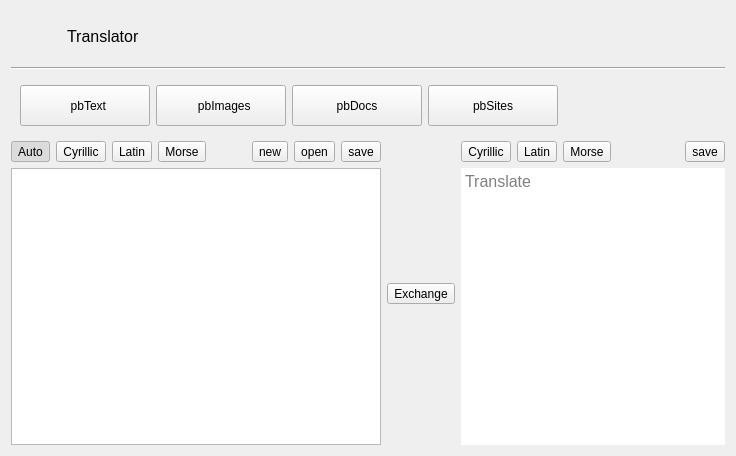
<?xml version="1.0" encoding="UTF-8"?>
<ui version="4.0">
 <class>Widget</class>
 <widget class="QWidget" name="Widget">
  <property name="geometry">
   <rect>
    <x>0</x>
    <y>0</y>
    <width>736</width>
    <height>456</height>
   </rect>
  </property>
  <property name="windowTitle">
   <string>Translator</string>
  </property>
  <property name="windowIcon">
   <iconset resource="resours.qrc">
    <normaloff>:/images/images/Translation_100px.png</normaloff>:/images/images/Translation_100px.png</iconset>
  </property>
  <layout class="QGridLayout" name="gridLayout_2">
   <item row="0" column="0">
    <layout class="QHBoxLayout" name="horizontalLayout_4">
     <item>
      <widget class="QLabel" name="label">
       <property name="sizePolicy">
        <sizepolicy hsizetype="Fixed" vsizetype="Fixed">
         <horstretch>0</horstretch>
         <verstretch>0</verstretch>
        </sizepolicy>
       </property>
       <property name="minimumSize">
        <size>
         <width>50</width>
         <height>50</height>
        </size>
       </property>
       <property name="maximumSize">
        <size>
         <width>50</width>
         <height>50</height>
        </size>
       </property>
       <property name="sizeIncrement">
        <size>
         <width>0</width>
         <height>0</height>
        </size>
       </property>
       <property name="text">
        <string/>
       </property>
       <property name="pixmap">
        <pixmap resource="resours.qrc">:/images/images/Translation_100px.png</pixmap>
       </property>
       <property name="scaledContents">
        <bool>true</bool>
       </property>
       <property name="margin">
        <number>10</number>
       </property>
      </widget>
     </item>
     <item>
      <widget class="QLabel" name="lTitle">
       <property name="sizePolicy">
        <sizepolicy hsizetype="Expanding" vsizetype="Preferred">
         <horstretch>0</horstretch>
         <verstretch>0</verstretch>
        </sizepolicy>
       </property>
       <property name="font">
        <font>
         <pointsize>12</pointsize>
        </font>
       </property>
       <property name="text">
        <string>Translator</string>
       </property>
       <property name="margin">
        <number>10</number>
       </property>
      </widget>
     </item>
    </layout>
   </item>
   <item row="0" column="1">
    <spacer name="horizontalSpacer_4">
     <property name="orientation">
      <enum>Qt::Horizontal</enum>
     </property>
     <property name="sizeHint" stdset="0">
      <size>
       <width>34</width>
       <height>20</height>
      </size>
     </property>
    </spacer>
   </item>
   <item row="0" column="2">
    <widget class="QLabel" name="label_4">
     <property name="sizePolicy">
      <sizepolicy hsizetype="Preferred" vsizetype="Fixed">
       <horstretch>0</horstretch>
       <verstretch>0</verstretch>
      </sizepolicy>
     </property>
     <property name="minimumSize">
      <size>
       <width>0</width>
       <height>50</height>
      </size>
     </property>
     <property name="maximumSize">
      <size>
       <width>16777215</width>
       <height>50</height>
      </size>
     </property>
     <property name="text">
      <string/>
     </property>
     <property name="pixmap">
      <pixmap resource="resours.qrc">:/images/images/a_to_m.png</pixmap>
     </property>
    </widget>
   </item>
   <item row="1" column="0" colspan="3">
    <widget class="Line" name="line">
     <property name="orientation">
      <enum>Qt::Horizontal</enum>
     </property>
    </widget>
   </item>
   <item row="2" column="0" colspan="3">
    <widget class="QFrame" name="frame">
     <property name="frameShape">
      <enum>QFrame::NoFrame</enum>
     </property>
     <property name="frameShadow">
      <enum>QFrame::Raised</enum>
     </property>
     <layout class="QGridLayout" name="gridLayout">
      <item row="0" column="0">
       <widget class="QPushButton" name="pbText">
        <property name="minimumSize">
         <size>
          <width>130</width>
          <height>41</height>
         </size>
        </property>
        <property name="styleSheet">
         <string notr="true"/>
        </property>
        <property name="text">
         <string>  pbText</string>
        </property>
        <property name="icon">
         <iconset resource="resours.qrc">
          <normaloff>:/images/images/11.png</normaloff>:/images/images/11.png</iconset>
        </property>
        <property name="iconSize">
         <size>
          <width>32</width>
          <height>32</height>
         </size>
        </property>
       </widget>
      </item>
      <item row="0" column="1">
       <widget class="QPushButton" name="pbImages">
        <property name="minimumSize">
         <size>
          <width>130</width>
          <height>41</height>
         </size>
        </property>
        <property name="text">
         <string>  pbImages</string>
        </property>
        <property name="icon">
         <iconset resource="resours.qrc">
          <normaloff>:/images/images/33.png</normaloff>:/images/images/33.png</iconset>
        </property>
        <property name="iconSize">
         <size>
          <width>32</width>
          <height>32</height>
         </size>
        </property>
       </widget>
      </item>
      <item row="0" column="2">
       <widget class="QPushButton" name="pbDocs">
        <property name="minimumSize">
         <size>
          <width>130</width>
          <height>41</height>
         </size>
        </property>
        <property name="text">
         <string>pbDocs</string>
        </property>
        <property name="icon">
         <iconset resource="resours.qrc">
          <normaloff>:/images/images/44.png</normaloff>:/images/images/44.png</iconset>
        </property>
        <property name="iconSize">
         <size>
          <width>32</width>
          <height>32</height>
         </size>
        </property>
       </widget>
      </item>
      <item row="0" column="3">
       <widget class="QPushButton" name="pbSites">
        <property name="minimumSize">
         <size>
          <width>130</width>
          <height>41</height>
         </size>
        </property>
        <property name="text">
         <string>pbSites</string>
        </property>
        <property name="icon">
         <iconset resource="resours.qrc">
          <normaloff>:/images/images/55.png</normaloff>:/images/images/55.png</iconset>
        </property>
        <property name="iconSize">
         <size>
          <width>32</width>
          <height>32</height>
         </size>
        </property>
       </widget>
      </item>
      <item row="0" column="4">
       <spacer name="horizontalSpacer_3">
        <property name="orientation">
         <enum>Qt::Horizontal</enum>
        </property>
        <property name="sizeHint" stdset="0">
         <size>
          <width>153</width>
          <height>20</height>
         </size>
        </property>
       </spacer>
      </item>
     </layout>
    </widget>
   </item>
   <item row="3" column="0" colspan="3">
    <layout class="QHBoxLayout" name="horizontalLayout_3">
     <item>
      <layout class="QVBoxLayout" name="verticalLayout_2">
       <item>
        <layout class="QHBoxLayout" name="horizontalLayout_2">
         <item>
          <widget class="QToolButton" name="AutoInitialTB">
           <property name="text">
            <string>Auto</string>
           </property>
           <property name="checkable">
            <bool>true</bool>
           </property>
           <property name="checked">
            <bool>true</bool>
           </property>
          </widget>
         </item>
         <item>
          <widget class="QToolButton" name="CyrillicInitialTB">
           <property name="text">
            <string>Cyrillic</string>
           </property>
           <property name="checkable">
            <bool>true</bool>
           </property>
          </widget>
         </item>
         <item>
          <widget class="QToolButton" name="LatinInitialTB">
           <property name="text">
            <string>Latin</string>
           </property>
           <property name="checkable">
            <bool>true</bool>
           </property>
          </widget>
         </item>
         <item>
          <widget class="QToolButton" name="MorseInitialTB">
           <property name="text">
            <string>Morse</string>
           </property>
           <property name="checkable">
            <bool>true</bool>
           </property>
          </widget>
         </item>
         <item>
          <spacer name="horizontalSpacer">
           <property name="orientation">
            <enum>Qt::Horizontal</enum>
           </property>
           <property name="sizeHint" stdset="0">
            <size>
             <width>40</width>
             <height>20</height>
            </size>
           </property>
          </spacer>
         </item>
         <item>
          <widget class="QToolButton" name="newInitialTB">
           <property name="text">
            <string>new</string>
           </property>
           <property name="icon">
            <iconset resource="resours.qrc">
             <normaloff>:/images/images/File_100px.png</normaloff>:/images/images/File_100px.png</iconset>
           </property>
          </widget>
         </item>
         <item>
          <widget class="QToolButton" name="openInitialTB">
           <property name="text">
            <string>open</string>
           </property>
           <property name="icon">
            <iconset resource="resours.qrc">
             <normaloff>:/images/images/Open_100px.png</normaloff>:/images/images/Open_100px.png</iconset>
           </property>
          </widget>
         </item>
         <item>
          <widget class="QToolButton" name="saveInitialTB">
           <property name="text">
            <string>save</string>
           </property>
           <property name="icon">
            <iconset resource="resours.qrc">
             <normaloff>:/images/images/Save_100px.png</normaloff>:/images/images/Save_100px.png</iconset>
           </property>
          </widget>
         </item>
        </layout>
       </item>
       <item>
        <widget class="QTextEdit" name="textEditInitial">
         <property name="font">
          <font>
           <pointsize>12</pointsize>
          </font>
         </property>
        </widget>
       </item>
      </layout>
     </item>
     <item>
      <layout class="QVBoxLayout" name="verticalLayout_3">
       <item>
        <spacer name="verticalSpacer">
         <property name="orientation">
          <enum>Qt::Vertical</enum>
         </property>
         <property name="sizeHint" stdset="0">
          <size>
           <width>20</width>
           <height>40</height>
          </size>
         </property>
        </spacer>
       </item>
       <item>
        <widget class="QToolButton" name="exchangeTB">
         <property name="text">
          <string>Exchange</string>
         </property>
         <property name="icon">
          <iconset resource="resours.qrc">
           <normaloff>:/images/images/Repeat_100px.png</normaloff>:/images/images/Repeat_100px.png</iconset>
         </property>
         <property name="iconSize">
          <size>
           <width>16</width>
           <height>16</height>
          </size>
         </property>
        </widget>
       </item>
       <item>
        <spacer name="verticalSpacer_2">
         <property name="orientation">
          <enum>Qt::Vertical</enum>
         </property>
         <property name="sizeHint" stdset="0">
          <size>
           <width>20</width>
           <height>40</height>
          </size>
         </property>
        </spacer>
       </item>
      </layout>
     </item>
     <item>
      <layout class="QVBoxLayout" name="verticalLayout">
       <item>
        <layout class="QHBoxLayout" name="horizontalLayout">
         <item>
          <widget class="QToolButton" name="CyrillicTranslationTB">
           <property name="text">
            <string>Cyrillic</string>
           </property>
           <property name="checkable">
            <bool>true</bool>
           </property>
          </widget>
         </item>
         <item>
          <widget class="QToolButton" name="LatinTranslationTB">
           <property name="text">
            <string>Latin</string>
           </property>
           <property name="checkable">
            <bool>true</bool>
           </property>
          </widget>
         </item>
         <item>
          <widget class="QToolButton" name="MorseTranslationTB">
           <property name="text">
            <string>Morse</string>
           </property>
           <property name="checkable">
            <bool>true</bool>
           </property>
          </widget>
         </item>
         <item>
          <spacer name="horizontalSpacer_2">
           <property name="orientation">
            <enum>Qt::Horizontal</enum>
           </property>
           <property name="sizeHint" stdset="0">
            <size>
             <width>40</width>
             <height>20</height>
            </size>
           </property>
          </spacer>
         </item>
         <item>
          <widget class="QToolButton" name="saveTranslationTB">
           <property name="text">
            <string>save</string>
           </property>
           <property name="icon">
            <iconset resource="resours.qrc">
             <normaloff>:/images/images/Save_100px.png</normaloff>:/images/images/Save_100px.png</iconset>
           </property>
          </widget>
         </item>
        </layout>
       </item>
       <item>
        <widget class="QTextEdit" name="textEditTranslation">
         <property name="font">
          <font>
           <pointsize>12</pointsize>
          </font>
         </property>
         <property name="frameShape">
          <enum>QFrame::NoFrame</enum>
         </property>
         <property name="placeholderText">
          <string>Translate</string>
         </property>
        </widget>
       </item>
      </layout>
     </item>
    </layout>
   </item>
  </layout>
 </widget>
 <resources>
  <include location="resours.qrc"/>
 </resources>
 <connections/>
</ui>
